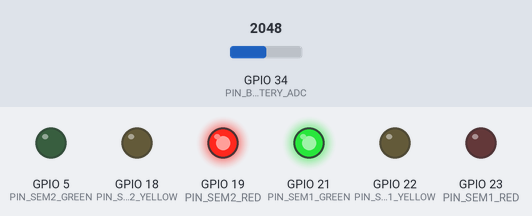
Bench run of a sketch on a simulated ESP32. Shown: output pins drawn as LEDs (lit = HIGH). The test bench sets the inputs (shaded band); at power-on: GPIO 34 (PIN_BATTERY_ADC) = 2048. WiFi joins after 1.5 s; servers stay silent unless stated; uploads are accepted with an empty reply; what the sketch prints to the serial monitor is not drawn.

Above: at 19.5 s.
Timing chart, 0 to 37.0 s (numbered marks = the images above):
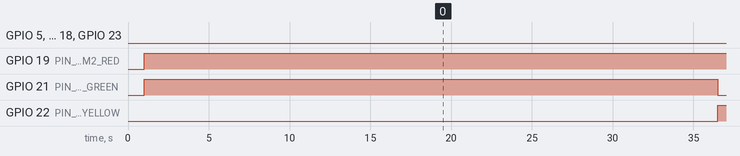

Measured:
- by itself, GPIO 5 (PIN_SEM2_GREEN): alternates HIGH for 25.0 s and LOW for 5.0 s
- by itself, GPIO 18 (PIN_SEM2_YELLOW): LOW → HIGH at 66.5 s, → LOW 3.0 s later, → HIGH 27.0 s later, → LOW 3.0 s later, … (6 changes in this stretch)
- by itself, GPIO 19 (PIN_SEM2_RED): alternates HIGH for 2.0 s and LOW for 28.0 s
- by itself, GPIO 21 (PIN_SEM1_GREEN): HIGH → LOW at 36.5 s
- by itself, GPIO 22 (PIN_SEM1_YELLOW): LOW → HIGH at 36.5 s, → LOW 3.0 s later
- by itself, GPIO 23 (PIN_SEM1_RED): LOW → HIGH at 39.5 s

The sketch:

esp32_central_controller.ino
```cpp
/* ==========================================================================
   Semáforo+ · Microcontrolador Central ESP32 ("Cerebro del Cruce")
   Proyecto: TECSUP (Arequipa) · ODS 11: Ciudades y Comunidades Sostenibles
   Hardware: NodeMCU ESP32 (38 pines / WROOM-32)
   Cruce: Av. Ejército × Calle Los Arces (Yanahuara / Cayma)

   Funcionalidades:
     - Control de 2 Semáforos físicos (SEM-01 N–S y SEM-02 E–O)
     - Algoritmo adaptativo con límites de seguridad (15s mín / 60s máx)
     - Conmutación inmediata ante vehículos de emergencia (onda verde)
     - Respaldo solar: Monitoreo de batería LiFePO4 vía ADC (Pin 34)
     - Operación 100% LOCAL AUTÓNOMA (Sigue operando aunque caiga internet)
     - Telemetría periódica hacia servidor Spring Boot
   ========================================================================== */

#include <WiFi.h>
#include <HTTPClient.h>
#include <HTTPUpdate.h>

// ---------- CONFIGURACIÓN DE RED Y VERSIÓN ----------
const char* FIRMWARE_VERSION = "2.5.1";
const char* DEVICE_TYPE      = "ESP32-CENTRAL";
const char* WIFI_SSID        = "S24";
const char* WIFI_PASSWORD    = "122344566";

// URL Base del servidor VPS (Conexión directa por puerto estándar HTTP 80)
const String SERVER_HOST     = "http://34.122.14.13";
const String SERVER_URL      = SERVER_HOST + "/api/v1/iot/esp32/telemetry";
const String OTA_BIN_URL     = SERVER_HOST + "/api/v1/iot/firmware/download/" + DEVICE_TYPE;

// ---------- PINES DE LOS SEMÁFOROS FÍSICOS ----------
// Semáforo 01: Av. Ejército (Carril Principal Norte-Sur)
#define PIN_SEM1_RED     23
#define PIN_SEM1_YELLOW  22
#define PIN_SEM1_GREEN   21

// Semáforo 02: Calle Los Arces (Carril Secundario Este-Oeste)
#define PIN_SEM2_RED     19
#define PIN_SEM2_YELLOW  18
#define PIN_SEM2_GREEN   5

// Sensor ADC de Batería Solar (Divisor de voltaje 1/4)
#define PIN_BATTERY_ADC  34

// ---------- LÍMITES DE SEGURIDAD ESTRICTOS ----------
const int MIN_GREEN_SEC = 15; // Mínimo de tiempo verde para cruce peatonal
const int MAX_GREEN_SEC = 60; // Máximo de tiempo verde para evitar bloqueo
const int YELLOW_SEC    = 3;  // Tiempo ámbar / amarillo
const int ALL_RED_SEC   = 2;  // Despeje de seguridad todo rojo

// ---------- ESTADOS DEL SEMÁFORO ----------
enum LightColor { COLOR_RED, COLOR_YELLOW, COLOR_GREEN };

LightColor sem1Color = COLOR_GREEN;
LightColor sem2Color = COLOR_RED;

int currentRemainingSec = 35;
int sem1GreenSecAllocated = 35;
int sem2GreenSecAllocated = 25;

bool emergencyActive = false;
unsigned long lastCycleTick = 0;
unsigned long lastTelemetrySent = 0;

void setup() {
  Serial.begin(115200);
  delay(1000);
  Serial.println("\n=============================================");
  Serial.println("  Semáforo+ · ESP32 Central Iniciando...");
  Serial.println("  TECSUP Arequipa · Av. Ejército × Los Arces");
  Serial.println("=============================================");

  // Configurar pines como salidas digitales
  pinMode(PIN_SEM1_RED, OUTPUT);
  pinMode(PIN_SEM1_YELLOW, OUTPUT);
  pinMode(PIN_SEM1_GREEN, OUTPUT);

  pinMode(PIN_SEM2_RED, OUTPUT);
  pinMode(PIN_SEM2_YELLOW, OUTPUT);
  pinMode(PIN_SEM2_GREEN, OUTPUT);

  pinMode(PIN_BATTERY_ADC, INPUT);

  // Estado inicial seguro: SEM-01 Verde, SEM-02 Rojo
  setLightState(1, COLOR_GREEN);
  setLightState(2, COLOR_RED);

  // Conexión WiFi no bloqueante
  WiFi.mode(WIFI_STA);
  WiFi.begin(WIFI_SSID, WIFI_PASSWORD);
  Serial.print("Conectando a WiFi ");
  int tries = 0;
  while (WiFi.status() != WL_CONNECTED && tries < 20) {
    delay(500);
    Serial.print(".");
    tries++;
  }

  if (WiFi.status() == WL_CONNECTED) {
    Serial.println("\n[WiFi] Conectado exitosamente.");
    Serial.print("[WiFi] IP Asignada: ");
    Serial.println(WiFi.localIP());
  } else {
    Serial.println("\n[WiFi] Sin conexión a internet. OPERANDO EN MODO LOCAL 100% AUTÓNOMO.");
  }
}

void loop() {
  unsigned long now = millis();

  // Control local por segundo (100% independiente de internet)
  if (now - lastCycleTick >= 1000) {
    lastCycleTick = now;
    tickTrafficCycle();
  }

  // Envío de telemetría hacia servidor cada 3 segundos si hay red
  if (now - lastTelemetrySent >= 3000) {
    lastTelemetrySent = now;
    sendTelemetryToServer();
  }
}

// ==============================================================================
// RUTINA DE AUTO-ACTUALIZACIÓN INALÁMBRICA (HTTP OTA)
// ==============================================================================
void executeOTAUpdate() {
  Serial.println("\n[OTA] ¡Orden de actualización recibida desde la VPS!");
  Serial.println("[OTA] Descargando binario y actualizando vía WiFi...");

  // Modo seguro (todo rojo) durante la actualización
  setLightState(1, COLOR_RED);
  setLightState(2, COLOR_RED);

  WiFiClient client;
  httpUpdate.setLedPin(PIN_SEM1_YELLOW, LOW);
  t_httpUpdate_return ret = httpUpdate.update(client, OTA_BIN_URL);

  switch (ret) {
    case HTTP_UPDATE_FAILED:
      Serial.printf("[OTA] Error: (%d): %s\n", httpUpdate.getLastError(), httpUpdate.getLastErrorString().c_str());
      break;
    case HTTP_UPDATE_NO_UPDATES:
      Serial.println("[OTA] Sin actualizaciones pendientes.");
      break;
    case HTTP_UPDATE_OK:
      Serial.println("[OTA] ¡Actualización exitosa! Reiniciando ESP32...");
      break;
  }
}

// Control físico de salidas LED / Relés
void setLightState(int semNum, LightColor color) {
  if (semNum == 1) {
    digitalWrite(PIN_SEM1_RED,    color == COLOR_RED    ? HIGH : LOW);
    digitalWrite(PIN_SEM1_YELLOW, color == COLOR_YELLOW ? HIGH : LOW);
    digitalWrite(PIN_SEM1_GREEN,  color == COLOR_GREEN  ? HIGH : LOW);
    sem1Color = color;
  } else {
    digitalWrite(PIN_SEM2_RED,    color == COLOR_RED    ? HIGH : LOW);
    digitalWrite(PIN_SEM2_YELLOW, color == COLOR_YELLOW ? HIGH : LOW);
    digitalWrite(PIN_SEM2_GREEN,  color == COLOR_GREEN  ? HIGH : LOW);
    sem2Color = color;
  }
}

// Máquina de estados del ciclo semafórico adaptativo
void tickTrafficCycle() {
  currentRemainingSec--;

  if (currentRemainingSec <= 0) {
    // Transición de fases
    if (sem1Color == COLOR_GREEN) {
      setLightState(1, COLOR_YELLOW);
      currentRemainingSec = YELLOW_SEC;
      Serial.println("[ESP32] SEM-01 Amarillo.");
    } else if (sem1Color == COLOR_YELLOW) {
      setLightState(1, COLOR_RED);
      setLightState(2, COLOR_RED);
      currentRemainingSec = ALL_RED_SEC;
      Serial.println("[ESP32] Todo Rojo de Seguridad.");
    } else if (sem1Color == COLOR_RED && sem2Color == COLOR_RED) {
      setLightState(2, COLOR_GREEN);
      currentRemainingSec = sem2GreenSecAllocated;
      Serial.print("[ESP32] SEM-02 Verde (");
      Serial.print(sem2GreenSecAllocated);
      Serial.println("s)");
    } else if (sem2Color == COLOR_GREEN) {
      setLightState(2, COLOR_YELLOW);
      currentRemainingSec = YELLOW_SEC;
      Serial.println("[ESP32] SEM-02 Amarillo.");
    } else if (sem2Color == COLOR_YELLOW) {
      setLightState(2, COLOR_RED);
      setLightState(1, COLOR_RED);
      currentRemainingSec = ALL_RED_SEC;
      Serial.println("[ESP32] Todo Rojo de Seguridad.");
    } else {
      setLightState(1, COLOR_GREEN);
      currentRemainingSec = sem1GreenSecAllocated;
      Serial.print("[ESP32] SEM-01 Verde (");
      Serial.print(sem1GreenSecAllocated);
      Serial.println("s)");
    }
  }
}

// Lectura de voltaje de la batería solar LiFePO4
float readBatteryVoltage() {
  int raw = analogRead(PIN_BATTERY_ADC);
  // Calibración típica con divisor 100k/33k (factor aprox 4.03)
  float voltage = (raw / 4095.0) * 3.3 * 4.03;
  if (voltage < 5.0) voltage = 13.6; // Si no hay divisor físico conectado, simular voltaje nominal
  return voltage;
}

int calculateBatteryPercent(float v) {
  // Batería LiFePO4 12V: 13.6V = 100%, 12.8V = 50%, 12.0V = 10%
  if (v >= 13.6) return 100;
  if (v <= 11.5) return 0;
  return (int)(((v - 11.5) / (13.6 - 11.5)) * 100);
}

// Envío de telemetría JSON al servidor Spring Boot
void sendTelemetryToServer() {
  if (WiFi.status() != WL_CONNECTED) return;

  float v = readBatteryVoltage();
  int pct = calculateBatteryPercent(v);

  HTTPClient http;
  http.begin(SERVER_URL);
  http.addHeader("Content-Type", "application/json");

  String payload = "{";
  payload += "\"deviceId\":\"ESP32-CENTRAL-01\",";
  payload += "\"nodeCode\":\"NODE-01\",";
  payload += "\"sem1State\":\"" + String(sem1Color == COLOR_GREEN ? "GREEN" : sem1Color == COLOR_YELLOW ? "YELLOW" : "RED") + "\",";
  payload += "\"sem2State\":\"" + String(sem2Color == COLOR_GREEN ? "GREEN" : sem2Color == COLOR_YELLOW ? "YELLOW" : "RED") + "\",";
  payload += "\"remainingSeconds\":" + String(currentRemainingSec) + ",";
  payload += "\"sem1AllocatedSeconds\":" + String(sem1GreenSecAllocated) + ",";
  payload += "\"sem2AllocatedSeconds\":" + String(sem2GreenSecAllocated) + ",";
  payload += "\"batteryVoltage\":" + String(v, 2) + ",";
  payload += "\"batteryPercent\":" + String(pct) + ",";
  payload += "\"powerSource\":\"HÍBRIDO (Solar LiFePO4)\",";
  payload += "\"emergencyActive\":" + String(emergencyActive ? "true" : "false") + ",";
  payload += "\"firmwareVersion\":\"" + String(FIRMWARE_VERSION) + "\"";
  payload += "}";

  int httpCode = http.POST(payload);
  if (httpCode > 0) {
    // Si el servidor responde con orden OTA ("updateAvailable":true), nos actualizamos de inmediato
    String response = http.getString();
    if (response.indexOf("\"updateAvailable\":true") >= 0) {
      executeOTAUpdate();
    }
  } else {
    Serial.printf("[HTTP] Error enviando telemetría: %s\n", http.errorToString(httpCode).c_str());
  }
  http.end();
}
```
